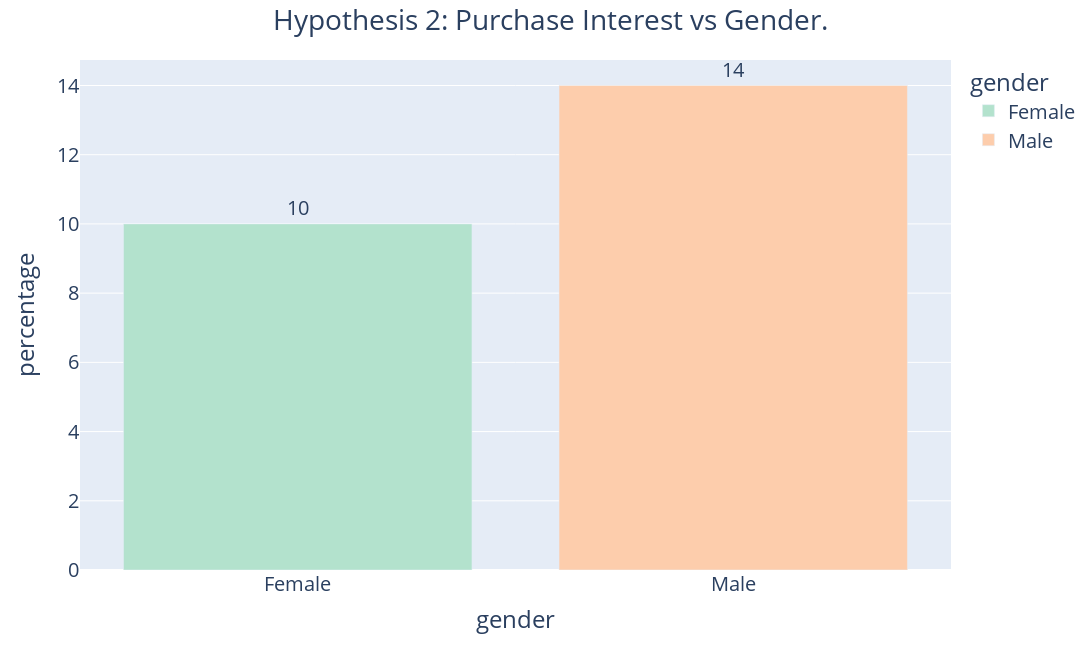

The notebook cell this image was saved under:
### Markdown cell above
Hiphotesys is false once 75% of customers doesn't show interest in buying the vehicle insurance.

### Code cell
# 2. The interest on purchase the vehicle insurance is greater for woman than men. (FALSE)
ax2 = pd.crosstab(df4['gender'], df4['response'])
ax2['percentage'] = round(ax2[1]/(ax2[0]+ax2[1])*100)

# Creating new dataframe for a bar chart
aux2 = [['Female', 10],['Male',14]]
aux2_df = pd.DataFrame(aux2, columns=['gender','percentage'])

# Bar chart
fig = px.bar(aux2_df, 
             x='gender', 
             y='percentage', 
             color='gender', 
             text='percentage',
             width=1500,
             height=650, 
             color_discrete_sequence=px.colors.qualitative.Pastel2)
fig.update_traces(texttemplate='%{text:.2s}', 
                  textposition='outside')
fig.update_layout(title_text="Hypothesis 2: Purchase Interest vs Gender.", 
                   title_x=0.25,
                   font=dict(size=20))
fig.show()

### Figure 1 — Plotly figure (JSON) as saved in the notebook; plotly's stock layout.template omitted (floating-point values rounded to 4 significant figures)
{"data": [{"alignmentgroup": "True", "hovertemplate": "gender=%{x}<br>percentage=%{text}<extra></extra>", "legendgroup": "Female", "marker": {"color": "rgb(179,226,205)", "pattern": {"shape": ""}}, "name": "Female", "offsetgroup": "Female", "orientation": "v", "showlegend": true, "text": [10], "textposition": "outside", "texttemplate": "%{text:.2s}", "type": "bar", "x": ["Female"], "xaxis": "x", "y": [10], "yaxis": "y"}, {"alignmentgroup": "True", "hovertemplate": "gender=%{x}<br>percentage=%{text}<extra></extra>", "legendgroup": "Male", "marker": {"color": "rgb(253,205,172)", "pattern": {"shape": ""}}, "name": "Male", "offsetgroup": "Male", "orientation": "v", "showlegend": true, "text": [14], "textposition": "outside", "texttemplate": "%{text:.2s}", "type": "bar", "x": ["Male"], "xaxis": "x", "y": [14], "yaxis": "y"}], "layout": {"barmode": "relative", "font": {"size": 20}, "height": 650, "legend": {"title": {"text": "gender"}, "tracegroupgap": 0}, "margin": {"t": 60}, "title": {"text": "Hypothesis 2: Purchase Interest vs Gender.", "x": 0.25}, "width": 1500, "xaxis": {"anchor": "y", "categoryarray": ["Female", "Male"], "categoryorder": "array", "domain": [0, 1], "title": {"text": "gender"}}, "yaxis": {"anchor": "x", "domain": [0, 1], "title": {"text": "percentage"}}}}
